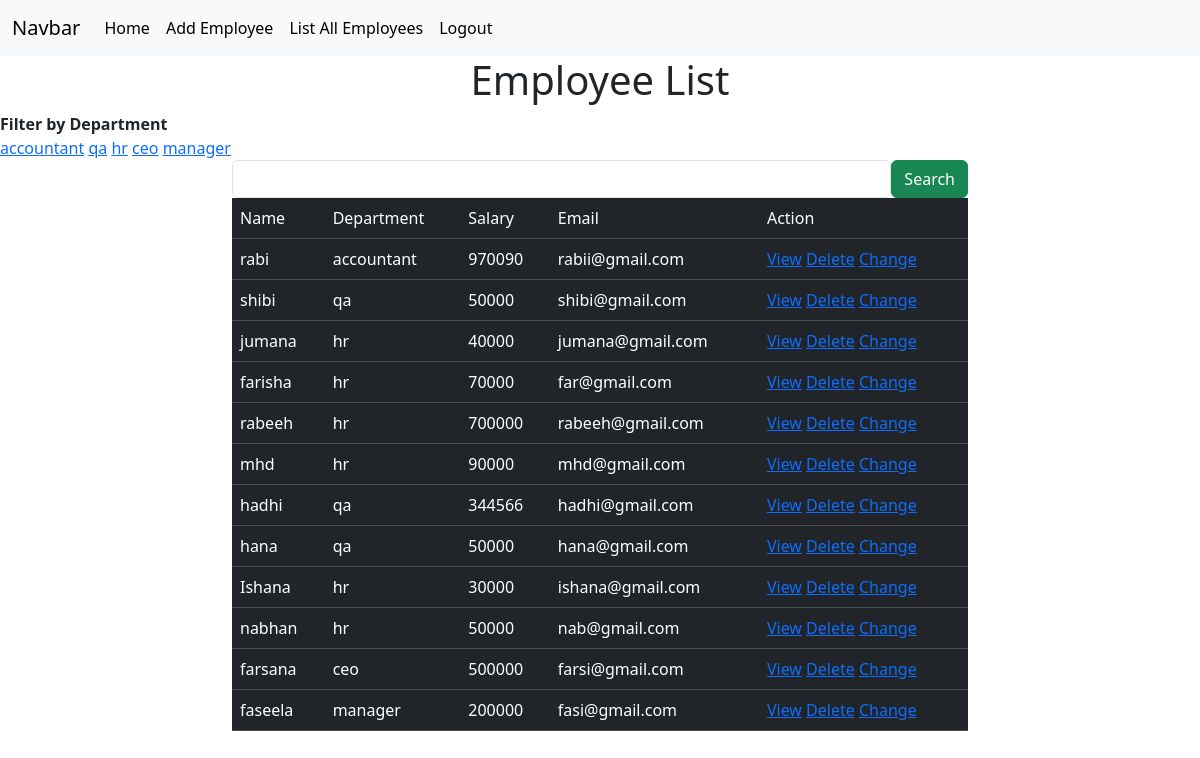
/employees/all (signed in), run on the app's committed database.
### crm/models.py (models this page shows, shortened)
class Employees(models.Model):
    name=models.CharField(max_length=200)
    department=models.CharField(max_length=200)
    salary=models.PositiveIntegerField()
    email=models.EmailField(unique=True)
    contact=models.CharField(null=True,max_length=20)
    age=models.PositiveIntegerField()
    profile_pic=models.ImageField(upload_to="images",null=True,blank=True)
    dob=models.DateField(null=True,blank=True)

### crm/views.py (the view, shortened to what this page needs)
# urls.py: path('employees/all',views.EmployeeListView.as_view(),name="emp-all"),
@method_decorator(signin_required,name="dispatch")
class EmployeeListView(View):
    def get(self,request,*args,**kwargs):
            qs=Employees.objects.all()
            departments=Employees.objects.all().values_list("department",flat=True).distinct()
            print(departments)
            if "department" in request.GET:
                dept=request.GET.get("department")
                qs=qs.filter(department__iexact=dept)
            return render(request,"emp_list.html",{"data":qs,"departments":departments})

### crm/views.py (called while the page is built)
def signin_required(fn):
    def wrapper(request,*args,**kwargs):
        if not request.user.is_authenticated:
            messages.error(request,"invalid session")
            return redirect("signin")
        else:
            return fn(request,*args,**kwargs)
    return wrapper

### crm/templates/emp_list.html (shortened to what this page needs)
{%extends 'base.html'%}
{%block body_block%}
<h1><center>Employee List</center></h1>
<div>
   <strong>Filter by Department </strong>
</div>
<div>
    {%for dept in departments%}
    <a href="{%url 'emp-all'%}?department={{dept}}">{{dept}}</a>
    {%endfor%}
</div>
<div class="container">
    <div class="row">
        <div class="col-2"></div>
        <div class="col-8">
            <form action="" method="post">
                <div class="d-flex">
                    <input type="text" name="box" class="form-control">
                <button type="submit" class="btn btn-success">Search</button>
                </div>
            </form>
        </div>
        <div class="col-2"></div>
    </div>
</div>
<div class="container">
    <div class="row">
        <div class="col-2"></div>
        <div class="col-8">
            <table class="table table-dark table-stripped caption-top">
                <tr>
                    <td>Name</td>
                    <td>Department</td>
                    <td>Salary</td>
                    <td>Email</td>
                    <td>Action</td>
                </tr>
                {%for emp in data%}
                <tr>
                    <td>{{emp.name}}</td>
                    <td>{{emp.department}}</td>
                    <td>{{emp.salary}}</td>
                    <td>{{emp.email}}</td>
                    <td>
                        <a href="{%url 'emp-detail' emp.id%}">View</a>
                        <a href="{%url 'emp-delete' emp.id%}">Delete</a>
                        <a href="{%url 'emp-edit' emp.id%}">Change</a>
                    </td>
                </tr>
                {%endfor%}
            </table>
        </div>
        <div class="col-2"></div>
    </div>
</div>
{%endblock%}

### crm/templates/base.html (shortened to what this page needs)
<!DOCTYPE html>
<html lang="en">
<head>
    <link href="https://cdn.jsdelivr.net/npm/bootstrap@5.3.2/dist/css/bootstrap.min.css" rel="stylesheet">
</head>
<body>
    <nav class="navbar navbar-expand-lg bg-body-tertiary">
        <div class="container-fluid">
          <a class="navbar-brand" href="#">Navbar</a>
          <div class="collapse navbar-collapse" id="navbarSupportedContent">
            <ul class="navbar-nav me-auto mb-2 mb-lg-0">
              <li class="nav-item">
                <a class="nav-link active" aria-current="page" href="#">Home</a>
              </li>
              <li class="nav-item">
                <a class="nav-link active" aria-current="page" href="{%url 'emp-add'%}">Add Employee</a>
              </li>
              <li class="nav-item">
                <a class="nav-link active" aria-current="page" href="{%url 'emp-all'%}">List All Employees</a>
              </li>
              <li class="nav-item">
                <a class="nav-link active" aria-current="page" href="{%url 'signout'%}">Logout</a>
              </li>
            </ul>
          </div>
        </div>
      </nav>
      {%block body_block%}
      {%endblock%}
</body>
</html>

### data on the page
Employees: name "rabi", department "accountant", salary "970090", email "rabii@gmail.com"
Employees: name "shibi", department "qa", salary "50000", email "shibi@gmail.com"
Employees: name "jumana", department "hr", salary "40000", email "jumana@gmail.com"
Employees: name "farisha", department "hr", salary "70000", email "far@gmail.com"
Employees: name "rabeeh", department "hr", salary "700000", email "rabeeh@gmail.com"
Employees: name "mhd", department "hr", salary "90000", email "mhd@gmail.com"
Employees: name "hadhi", department "qa", salary "344566", email "hadhi@gmail.com"
Employees: name "hana", department "qa", salary "50000", email "hana@gmail.com"
Employees: name "Ishana", department "hr", salary "30000", email "ishana@gmail.com"
Employees: name "nabhan", department "hr", salary "50000", email "nab@gmail.com"
Employees: name "farsana", department "ceo", salary "500000", email "farsi@gmail.com"
Employees: name "faseela", department "manager", salary "200000", email "fasi@gmail.com"

### other printed values
{{ dept }} "accountant" "qa" "hr" "ceo" "manager"
